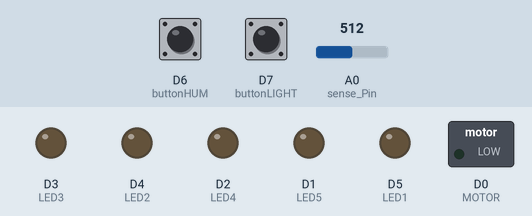
Simulated run of this sketch. Board: ESP8266 (NodeMCU). Shown: switched loads named in the sketch (green lamp = pin HIGH), output pins drawn as LEDs (lit = HIGH). Inputs (shaded band) come from the test bench; at power-on: D6 (buttonHUM) HIGH, A0 (sense_Pin) = 512, D7 (buttonLIGHT) HIGH. WiFi joins after 1.5 s; servers stay silent unless stated; uploads are accepted with an empty reply; pins used as bus, display or sensor lines are not drawn; what the sketch prints to the serial monitor is not drawn.

Above: at 4.7 s.
4.8 s: D6 (buttonHUM) pulled LOW for 0.15 s
At 5.7 s:
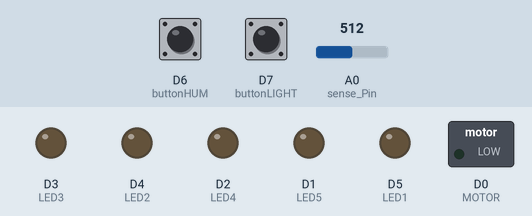
6.5 s: A0 (sense_Pin) set to 786
12.5 s: A0 (sense_Pin) set to 810
At 21.5 s:
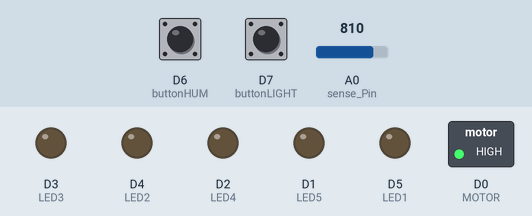
26.5 s: D6 (buttonHUM) pulled LOW for 1 s
At 27.3 s:
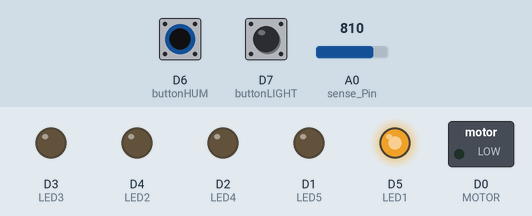
29.0 s: D7 (buttonLIGHT) pulled LOW for 3.2 s
33.7 s: D6 (buttonHUM) pulled LOW for 3.2 s
At 36.5 s:
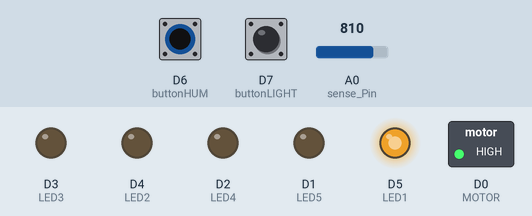
Timing chart, 0 to 38.4 s (numbered marks = the images above; inputs shaded):
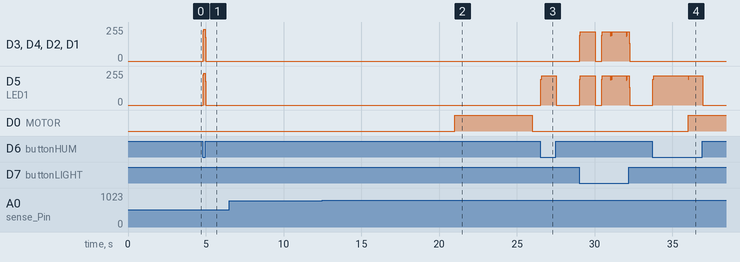

Measured:
- the behaviour switches between 800 and 801 on A0 (sense_Pin) (found by bisection; images 1 and 2)
- after the input at 4.8 s, D3 (LED3), D4 (LED2), D2 (LED4), D1 (LED5), D5 (LED1): 0/255 → 238/255 at once, → 0/255 0.12 s later
- after the input at 6.5 s, every drawn part: stays the same
- after the input at 12.5 s, D0 (MOTOR): LOW → HIGH after 8.5 s, → LOW 5.0 s later
- after the input at 26.5 s, D5 (LED1): 0/255 → 220/255 at once, → 0/255 1.0 s later
- after the input at 33.7 s, D5 (LED1): 0/255 → 220/255 at once, → 0/255 3.2 s later

The sketch:

Proiect_MA.ino
```cpp
const int LED1 = D5;
const int LED2 = D4;
const int LED3 = D3;
const int LED4 = D2;
const int LED5 = D1;
const int MOTOR = D0;            //switch for pump
const int buttonHUM=D6;          //button for soil moisture sensor display
const int buttonLIGHT=D7;        //button for photoresistor display
const int sensorSELECT=D8;       //sensor selector (0-photoresistor, 1-soil moisture)
const int sense_Pin = A0;        //sensor input at Analog pin A0

const int MEASUREMENT_INT=10000;  //time interval between two measurements
const int WATER_INT=10000;       //time interval between two waterings
const int WATER_DUR=5000;        //duration of watering
int moisture_level=0;
int light_level=0;

unsigned long current_ms=0;
unsigned long measurement_ms=0;
unsigned long pump_on_ms=0;
unsigned long pump_off_ms=0;
char pump_state=0;


int light=0, moisture=0;
int buttonHUM_value = 0;
int buttonLIGHT_value = 0;

////////////////////////////  WI-FI CONFIGURATION  //////////////////////////////////

#include <ESP8266WiFi.h>
#include <ESP8266HTTPClient.h>

const char* ssid     = "xxxxx";
const char* password = "xxxxx";
const char* host = "192.168.0.160"; // IPv4 adress
const int   port = 8080;     //port Domoticz
const int   watchdog = 30000; // Frequency of sending data to Domoticz
unsigned long previous_ms = millis();
HTTPClient http;
String url1, url2;


////////////////////////////  LED_PRINT_LEVEL  /////////////////////////////////////

void LED_PRINT_LEVEL(int level) //turns on number of LED dividions according to "level"
{
  switch(level)
  {
    case 1:
    {
       digitalWrite(LED1, HIGH);
    }
    break;
    case 2:
    {
       digitalWrite(LED1, HIGH);
       digitalWrite(LED2, HIGH);
    }
    break;
    case 3:
    {
       digitalWrite(LED1, HIGH);
       digitalWrite(LED2, HIGH);
       digitalWrite(LED3, HIGH);
    }
    case 4:
    {
       digitalWrite(LED1, HIGH);
       digitalWrite(LED2, HIGH);
       digitalWrite(LED3, HIGH);
       digitalWrite(LED4, HIGH);
    }
    break;
    case 5:
    {
       digitalWrite(LED1, HIGH);
       digitalWrite(LED2, HIGH);
       digitalWrite(LED3, HIGH);
       digitalWrite(LED4, HIGH);
       digitalWrite(LED5, HIGH);
    }
  }

}

/////////////////////////// VOLT_TO_PERC //////////////////////////////////////////

int VOLT_TO_PERC(float value){
  return ((value/1024)*100);
}


////////////////////////////////  READ_SENSOR  ////////////////////////////////////

void READ_SENSORS()       // duration of MEASUREMENT_INT+1000ms
{
   if (current_ms - measurement_ms == MEASUREMENT_INT - 1000){        //powers moisture sensor 1 s before the measurement
      digitalWrite(sensorSELECT, HIGH);
      delay(1);
   }
   else if (current_ms - measurement_ms == MEASUREMENT_INT)            //moisture sensor measurement
   {
      Serial.print("MOISTURE VALUE: ");
      moisture = analogRead(sense_Pin);
      Serial.println(moisture);
      Serial.println(100-VOLT_TO_PERC(moisture));
      digitalWrite(sensorSELECT, LOW);                                 //switch to photoresistor
      delay(1);
   }
   else if (current_ms - measurement_ms == MEASUREMENT_INT + 1000){   //light sensor measurement
      Serial.print("LIGHT VALUE: ");
      light = analogRead(sense_Pin);
      Serial.println(light);
      Serial.println(VOLT_TO_PERC(light));
      measurement_ms=current_ms;                                      //update time of last measurement
      delay(1);
   }
   else if (current_ms - measurement_ms > MEASUREMENT_INT + 1000){    //failsafe
      measurement_ms=current_ms;
      delay(1);
   }
}


///////////////////////////////////  WATER  ////////////////////////////////////////

void WATER(){
    if((current_ms - pump_off_ms > WATER_INT) && moisture_level==1 && pump_state==0){       //need watering
      digitalWrite(MOTOR,HIGH);
      pump_on_ms=current_ms;
      pump_state=1;
    }
    if (current_ms - pump_on_ms > WATER_DUR and pump_state==1){
      digitalWrite(MOTOR,LOW);
      pump_off_ms=current_ms;
      pump_state=0;
    }
}


//////////////////////////// GET_MOISTURE_LEVEL ////////////////////////////////////

int GET_MOISTURE_LEVEL(){
  if(moisture>800) return 1;
  if(moisture>600) return 2;
  if(moisture>400) return 3;
  if(moisture>200) return 4;
  return 5;
}


///////////////////////////// GET_LIGHT_LEVEL //////////////////////////////////////

int GET_LIGHT_LEVEL(){
  if(light>700) return 5;
  if(light>500) return 4;
  if(light>300) return 3;
  if(light>100) return 2;
  return 1;
}


///////////////////////////// CONNECTING TO SERVER //////////////////////////////////

void sendDomoticz(String url)      //updating data
{
  Serial.print("Connecting to ");
  Serial.println(host);
  Serial.print("Requesting URL: ");
  Serial.println(url);
  http.begin(host,port,url);
  int httpCode = http.GET();
  if (httpCode){
    if(httpCode == 200)
     {
        String payload = http.getString();
        Serial.println("Domoticz response: ");
        Serial.println(payload);
     }
  }
  else Serial.println("Not connected to Domoticz");
  Serial.println (httpCode);
  Serial.println("Closing connection");
  http.end();
}


////////////////////////////////// SETUP ///////////////////////////////////////////

void setup() {
   Serial.begin(115200);
   Serial.println("The board has started");

   ////////CONFIGURAION OF PINS////////
   pinMode(LED1, OUTPUT);
   pinMode(LED2, OUTPUT);
   pinMode(LED3, OUTPUT);
   pinMode(LED4, OUTPUT);
   pinMode(LED5, OUTPUT);
   pinMode(MOTOR, OUTPUT);
   pinMode(buttonHUM, INPUT_PULLUP);
   pinMode(buttonLIGHT, INPUT_PULLUP);
   pinMode(sensorSELECT, OUTPUT);

   delay(2000);

   current_ms=millis();

   Serial.println("Connecting Wifi...");
   WiFi.begin(ssid, password);
   while (WiFi.status() != WL_CONNECTED) {
    delay(500);
    Serial.print(".");
   }

   Serial.println("");
   Serial.println("WiFi connected");
   Serial.println("IP address: ");
   Serial.print(WiFi.localIP());

}

///////////////////////// MAIN  ////////////////////////////////////
void loop() {
   digitalWrite(LED1, LOW);
   digitalWrite(LED2, LOW);
   digitalWrite(LED3, LOW);
   digitalWrite(LED4, LOW);
   digitalWrite(LED5, LOW);

   current_ms=millis();

   READ_SENSORS();

   if ( current_ms - previous_ms > watchdog )
   {
    previous_ms = current_ms;
    if(WiFi.status() != WL_CONNECTED)
      {
          Serial.println("WiFi not connected !");
      }
    else
      {
         Serial.println("Sending data to Domoticz");

         url1 = "/json.htm?type=command&param=udevice&idx=1&nvalue=0&svalue=";  //request command
         url1 += String(VOLT_TO_PERC(light));
         url1 += ";";
         sendDomoticz(url1);

         url2 = "/json.htm?type=command&param=udevice&idx=2&nvalue=0&svalue=";
         url2 += String((100-VOLT_TO_PERC(moisture)));
         url2 += ";";
         sendDomoticz(url2);
       }
    }

   moisture_level=GET_MOISTURE_LEVEL();
   light_level=GET_LIGHT_LEVEL();

   buttonHUM_value = digitalRead(buttonHUM);
   buttonLIGHT_value = digitalRead(buttonLIGHT);

   if (buttonHUM_value==0) LED_PRINT_LEVEL(moisture_level);              // show moisture level on leds if button is pressed
   if (buttonLIGHT_value==0) LED_PRINT_LEVEL(light_level);               // show light level on leds if button is pressed

   WATER();

}
```
